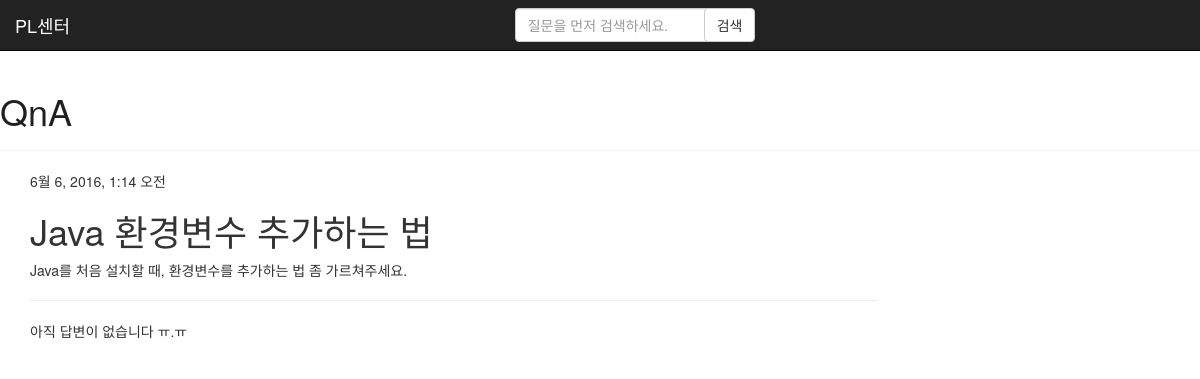
The app's page /2/, older data.
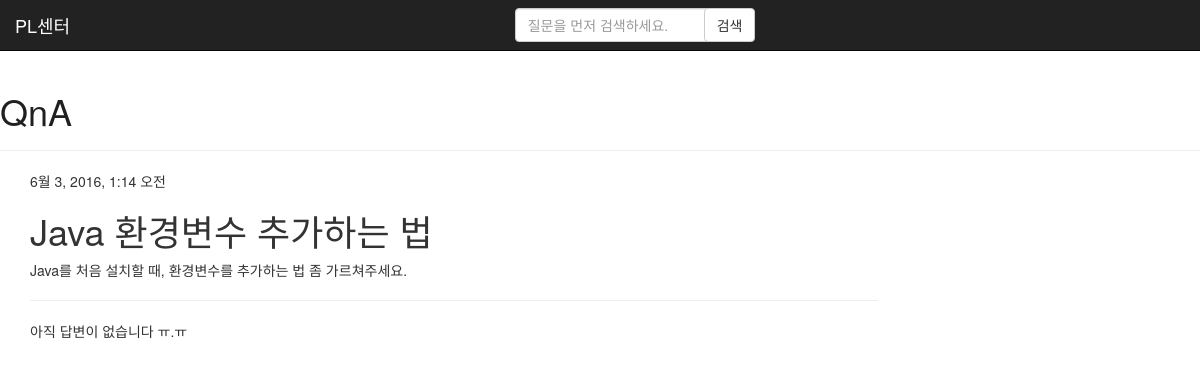
The same page, newer data.
### qna/models.py (models this page shows, shortened)
class Question(models.Model):
    user = models.ForeignKey('auth.User')
    title = models.CharField(max_length=80)
    content = models.TextField()
    created_date = models.DateTimeField(default=timezone.now)
    updated_date = models.DateTimeField(default=timezone.now, blank=True, null=True)

### qna/views.py (the view)
# urls.py: url(r'^(?P<pk>\d+)/$', views.question_detail, name='question_detail'),
def question_detail(request, pk):
    question = get_object_or_404(Question, pk=pk)
    return render(request, 'qna/question_detail.htm', {'question': question})

### templates/qna/question_detail.htm (shortened to what this page needs)
{% extends 'base.htm' %}
{% block content %}
<div id="question" class="question">
    {% if question.updated_date %}
    <div class="date">
        {{ question.updated_date }}
    </div>
    {% endif %}
    <h1>{{ question.title }}</h1>
    <p>{{ question.content|safe }}</p>
</div>
<hr>
    {% for answer in question.answers.all %}
    <div id="answer" class="answer">
        <div class="date">{{ answer.updated_date }}</div>
        <strong>{{ answer.user }}의 답변</strong>
        <p>{{ answer.content|safe }}</p>
    </div>
    {% empty %}
    <div id="answer" class="answer">
        <p>아직 답변이 없습니다 ㅠ.ㅠ</p>
    </div>
    {% endfor %}
{% endblock %}

Row changes from the older to the newer data that the page shows:
changed Question "Java 환경변수 추가하는 법": updated_date "6월 6, 2016, 1:14 오전" → "6월 3, 2016, 1:14 오전"
